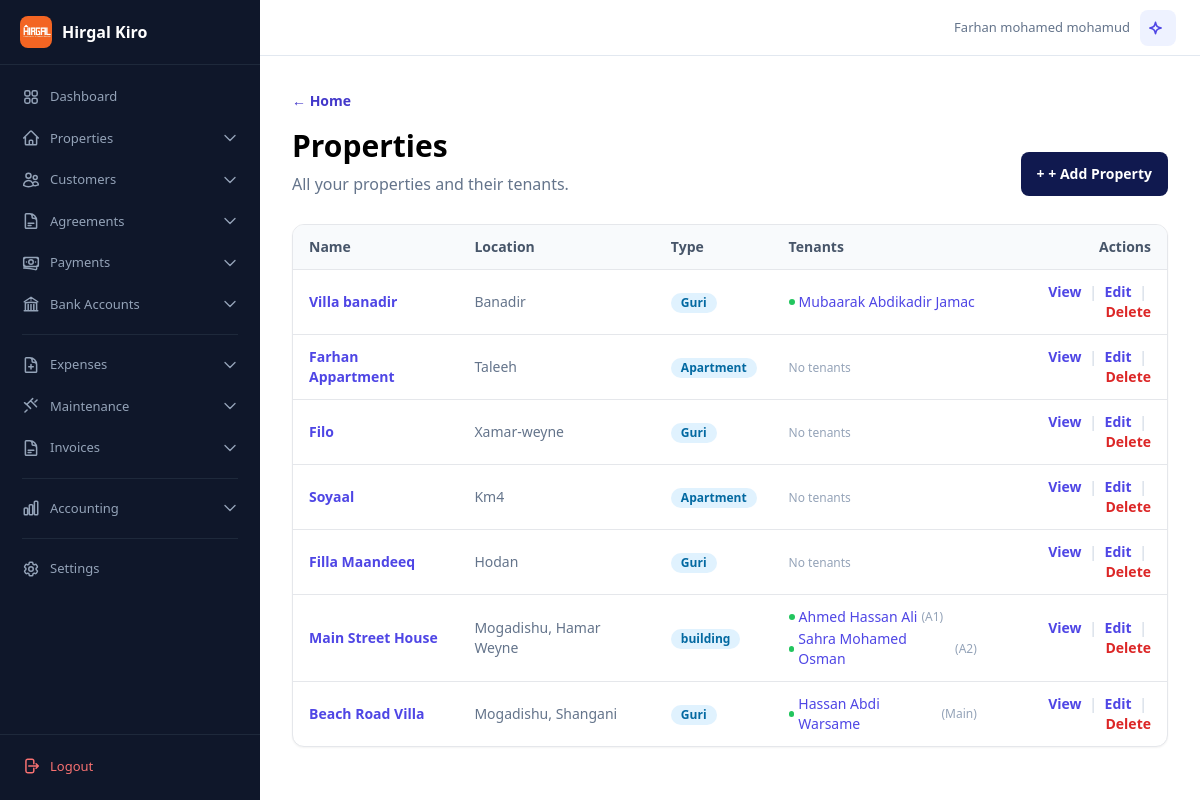
Page /guryaha/ (signed in) on the committed database.
### accounts/models.py (models this page shows, shortened)
class User(AbstractBaseUser, PermissionsMixin):
    username = models.CharField(max_length=50, unique=True)
    phone_number = models.CharField(max_length=20, unique=True)
    full_name = models.CharField("Magaca oo buuxa", max_length=150)
    managed_account = models.ForeignKey(
        "self",
        on_delete=models.SET_NULL,
        null=True,
        blank=True,
        related_name="managed_users",
        verbose_name="Sii gelitaanka akoonka (Managed Account)",
        help_text="Dooro akoonka uu isticmaalahani maamulayo xogtiisa (Tusaale: Farxaan)."
    )
    is_active = models.BooleanField(default=True)
    is_approved = models.BooleanField("La ansixiyay", default=False)
    is_staff = models.BooleanField(default=False)
    can_use_chatbot = models.BooleanField("AI Chatbot", default=False, help_text="Ikhtiyaari: Ogolow isticmaalahan inuu isticmaalo AI Chatbot")
    date_joined = models.DateTimeField(auto_now_add=True)
    objects = UserManager()
    USERNAME_FIELD = "username"
    REQUIRED_FIELDS = ["phone_number", "full_name"]
    def get_data_owner(self):
        return self.managed_account if self.managed_account_id else self

### properties/models.py (models this page shows, shortened)
class Property(models.Model):
    PROPERTY_TYPES = [("home", "Guri"), ("apartment", "Apartment"), ("commercial", "Ganacsi"), ("mixed", "Isku-dhafan")]
    RESIDENTIAL_STRUCTURES = [("villa", "Filo"), ("multi_floor", "Guri dabaq")]
    owner = models.ForeignKey(settings.AUTH_USER_MODEL, on_delete=models.CASCADE, related_name="properties")
    name = models.CharField("Magaca hantida", max_length=150)
    property_type = models.CharField(max_length=20, choices=PROPERTY_TYPES, default="home")
    residential_structure = models.CharField(max_length=20, choices=RESIDENTIAL_STRUCTURES, default="villa")
    location = models.CharField(max_length=200)
    total_rentable_spaces = models.PositiveIntegerField(default=1)
    electricity_account_no = models.CharField("Electricity account no.", max_length=50, blank=True)
    water_account_no = models.CharField("Water account no.", max_length=50, blank=True)
    cover_image = models.ImageField(upload_to="property_covers/", null=True, blank=True)
    description = models.TextField(blank=True)
    created_at = models.DateTimeField(auto_now_add=True)
    updated_at = models.DateTimeField(auto_now=True)

class Unit(models.Model):
    UNIT_TYPES = [("house", "Guri"), ("apartment", "Apartment"), ("room", "Qol"), ("shop", "Dukaan"), ("office", "Xafiis"), ("other", "Kale")]
    RENTAL_MODES = [("whole_unit", "Guriga oo dhan"), ("individual_rooms", "Qolal gaar-gaar ah")]
    property = models.ForeignKey(Property, on_delete=models.CASCADE, related_name="units")
    floor_number = models.PositiveIntegerField(default=1)
    unit_number = models.CharField(max_length=50)
    unit_type = models.CharField(max_length=20, choices=UNIT_TYPES, default="apartment")
    total_rooms = models.PositiveIntegerField(default=1)
    bathrooms = models.PositiveIntegerField(default=1)
    living_rooms = models.PositiveIntegerField(default=1)
    rental_mode = models.CharField(max_length=20, choices=RENTAL_MODES, default="whole_unit")
    monthly_rent = models.DecimalField(max_digits=10, decimal_places=2, default=0)
    class Meta:
        constraints = [models.UniqueConstraint(fields=["property", "unit_number"], name="unique_unit_per_property")]

### rentals/models.py (models this page shows, shortened)
class RentalAgreement(models.Model):
    AGREEMENT_STATUSES = [("active", "Socda"), ("ended", "Dhammaaday"), ("cancelled", "La baajiyay")]
    RENTAL_SCOPES = [("whole_property", "Hantida oo dhan"), ("partial_property", "Qeyb ka mid ah")]
    UTILITY_RESPONSIBILITY = [("customer", "Customer pays"), ("company", "Company pays")]
    BILL_SETTLEMENT = [("not_checked", "Not checked"), ("paid", "Paid before leaving"), ("unpaid", "Unpaid")]
    tenant = models.ForeignKey(Tenant, on_delete=models.PROTECT, related_name="rental_agreements")
    property = models.ForeignKey(Property, on_delete=models.PROTECT, related_name="rental_agreements", null=True, blank=True)
    unit = models.ForeignKey(Unit, on_delete=models.PROTECT, null=True, blank=True, related_name="rental_agreements")
    room = models.ForeignKey(Room, on_delete=models.PROTECT, null=True, blank=True, related_name="rental_agreements")
    rental_scope = models.CharField(max_length=20, choices=RENTAL_SCOPES, default="whole_property")
    rented_space_count = models.PositiveIntegerField(default=1)
    agreed_monthly_rent = models.DecimalField(max_digits=10, decimal_places=2, default=0)
    start_date = models.DateField()
    end_date = models.DateField(null=True, blank=True)
    monthly_rent = models.DecimalField(max_digits=10, decimal_places=2)
    status = models.CharField(max_length=20, choices=AGREEMENT_STATUSES, default="active")
    electricity_responsible = models.CharField(max_length=10, choices=UTILITY_RESPONSIBILITY, default="customer", verbose_name="Who pays electricity")
    water_responsible = models.CharField(max_length=10, choices=UTILITY_RESPONSIBILITY, default="customer", verbose_name="Who pays water")
    final_bills_settlement = models.CharField(max_length=12, choices=BILL_SETTLEMENT, default="not_checked", verbose_name="Final bills settlement")
    final_bills_notes = models.TextField(blank=True, verbose_name="Final bills notes")
    notes = models.TextField(blank=True)
    class Meta:
        constraints = [
            models.CheckConstraint(condition=Q(end_date__isnull=True) | Q(end_date__gte=F("start_date")), name="agreement_end_after_start"),
            models.CheckConstraint(condition=Q(property__isnull=False) | Q(unit__isnull=False) | Q(room__isnull=False), name="agreement_has_rentable_space"),
        ]

class Tenant(models.Model):
    TENANT_TYPES = [("person", "Qof ama qoys"), ("business", "Ganacsi")]
    owner = models.ForeignKey(settings.AUTH_USER_MODEL, on_delete=models.CASCADE, related_name="tenants")
    full_name = models.CharField("Magaca qofka ama qoyska", max_length=150)
    tenant_type = models.CharField(max_length=20, choices=TENANT_TYPES, default="person")
    phone_number = models.CharField(max_length=20, blank=True, null=True)
    notes = models.TextField(blank=True)
    created_at = models.DateTimeField(auto_now_add=True)
    updated_at = models.DateTimeField(auto_now=True)
    class Meta:
        constraints = [models.UniqueConstraint(fields=["owner", "phone_number"], condition=~Q(phone_number=""), name="unique_tenant_phone_per_owner")]

### web/views.py (the view, shortened to what this page needs)
# urls.py: path("guryaha/", PropertyListView.as_view(), name="web-properties"),
class PropertyListView(HomeView):
    template_name = "web/property_list.html"
    def get_context_data(self, **kwargs):
        context = super().get_context_data(**kwargs)
        properties = Property.objects.filter(owner=self.request.user.get_data_owner()).prefetch_related("assets")
        for prop in properties:
            prop.active_agreements = prop.rental_agreements.filter(status="active").select_related("tenant", "unit")
        context["properties"] = properties
        return context

### templates/web/property_list.html (shortened to what this page needs)
{% extends "base.html" %}
{% block content %}
<section class="mb-7 flex items-end justify-between">
    <div>
        <a class="text-sm font-semibold text-indigo-700" href="{% url 'home' %}">← Home</a>
        <h1 class="mt-4 text-3xl font-bold">Properties</h1>
        <p class="mt-2 text-slate-500">All your properties and their tenants.</p>
    </div>
    <a class="rounded-lg bg-ink px-4 py-3 text-sm font-bold text-white" href="{% url 'web-property-create' %}">+ + Add Property</a>
</section>
<section class="rounded-xl border bg-white shadow-sm overflow-hidden">
{% if properties %}
<div class="overflow-x-auto">
    <table class="w-full text-left text-sm">
        <thead class="border-b bg-slate-50 text-slate-600">
            <tr>
                <th class="px-4 py-3 font-semibold">Name</th>
                <th class="px-4 py-3 font-semibold">Location</th>
                <th class="px-4 py-3 font-semibold">Type</th>
                <th class="px-4 py-3 font-semibold">Tenants</th>
                <th class="px-4 py-3 font-semibold text-right">Actions</th>
            </tr>
        </thead>
        <tbody class="divide-y">
        {% for property in properties %}
            <tr class="hover:bg-slate-50">
                <td class="px-4 py-3">
                    <a href="{% url 'web-property-detail' property.pk %}" class="font-semibold text-indigo-600 hover:underline">{{ property.name }}</a>
                </td>
                <td class="px-4 py-3 text-slate-500">{{ property.location }}</td>
                <td class="px-4 py-3">
                    <span class="inline-flex items-center rounded-full bg-sky-100 px-2.5 py-0.5 text-xs font-semibold text-sky-700">{{ property.get_property_type_display }}</span>
                </td>
                <td class="px-4 py-3">
                    {% for agreement in property.active_agreements %}
                        {% if forloop.first %}<div class="space-y-0.5">{% endif %}
                        <a href="{% url 'web-tenant-detail' agreement.tenant.pk %}" class="flex items-center gap-1 text-sm text-indigo-600 hover:underline">
                            <span class="w-1.5 h-1.5 rounded-full bg-green-500"></span>
                            {{ agreement.tenant.full_name }}
                            {% if agreement.unit %}<span class="text-xs text-slate-400">({{ agreement.unit.unit_number }})</span>{% endif %}
                        </a>
                        {% if forloop.last %}</div>{% endif %}
                    {% empty %}
                        <span class="text-xs text-slate-400">No tenants</span>
                    {% endfor %}
                </td>
                <td class="px-4 py-3 text-right">
                    <a href="{% url 'web-property-detail' property.pk %}" class="font-semibold text-indigo-600 hover:underline">View</a>
                    <span class="mx-1 text-slate-300">|</span>
                    <a href="{% url 'web-property-edit' property.pk %}" class="font-semibold text-indigo-600 hover:underline">Edit</a>
                    <span class="mx-1 text-slate-300">|</span>
                    <a href="{% url 'web-property-delete' property.pk %}" class="font-semibold text-red-600 hover:underline">Delete</a>
                </td>
            </tr>
        {% endfor %}
        </tbody>
    </table>
</div>
{% else %}
<div class="p-10 text-center">
    <p class="font-semibold text-slate-700">No properties yet.</p>
    <p class="mt-2 text-sm text-slate-500">Start by adding your first property.</p>
</div>
{% endif %}
</section>
{% endblock %}

### templates/base.html (shortened to what this page needs)
{% load static %}
<!doctype html>
<html lang="en">
<head>
    <script src="https://cdn.tailwindcss.com"></script>
</head>
<body>
    <div class="app-layout">
        {% if user.is_authenticated %}
        {% include "includes/sidebar.html" %}
        {% endif %}
        <div class="main-content"{% if not user.is_authenticated %} style="margin-left: 0"{% endif %}>
            {% if user.is_authenticated %}
            <div class="topbar no-print">
                <div class="topbar-right">
                    <span class="topbar-user">{{ request.user.full_name|default:request.user.username }}</span>
                    <a href="{% url 'web-chatbot' %}" class="rounded-lg bg-indigo-50 p-2 text-indigo-600 hover:bg-indigo-100" title="AI Assistant">
                    </a>
                </div>
            </div>
            {% endif %}
            <div class="p-4 md:p-6 lg:p-8">{% block content %}{% endblock %}</div>
        </div>
    </div>
</body>
</html>

### rows in the picture
User: user.full_name "Farhan mohamed mohamud"
Property: name "Villa banadir", location "Banadir", property_type "Guri"
RentalAgreement: tenant.full_name "Mubaarak Abdikadir Jamac"
Property: name "Farhan Appartment", location "Taleeh", property_type "Apartment"
Property: name "Filo", location "Xamar-weyne", property_type "Guri"
Property: name "Soyaal", location "Km4", property_type "Apartment"
Property: name "Filla Maandeeq", location "Hodan", property_type "Guri"
Property: name "Main Street House", location "Mogadishu, Hamar Weyne", property_type "building"
RentalAgreement: tenant.full_name "Ahmed Hassan Ali", unit.unit_number "A1"
RentalAgreement: tenant.full_name "Sahra Mohamed Osman", unit.unit_number "A2"
Property: name "Beach Road Villa", location "Mogadishu, Shangani", property_type "Guri"
RentalAgreement: tenant.full_name "Hassan Abdi Warsame", unit.unit_number "Main"
